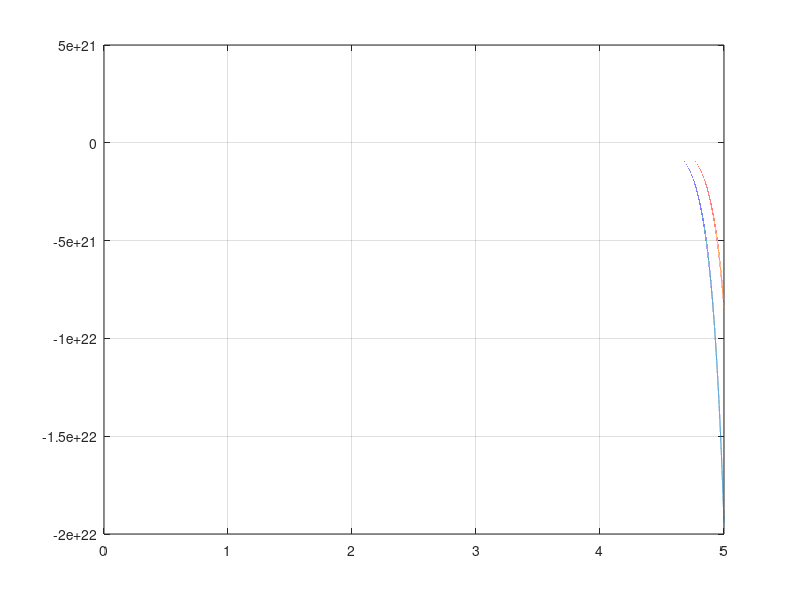

The MATLAB script that drew this image:
clc; clear all; close all;

m_1 = 2000; % kg
m_2 = 400; % kg
g = 9.81; % m/s^2
L_0 = 500/1000; % m
k = 100*10^3; % N/m
b = 1500; % Ns/m
h = 800/1000; % m
h_0 = 3100/1000; % m

x_1 = 500/1000; % m
x_2 = 1800/1000; % m

x_1Dot = 0; % m/s
x_2Dot = 0; % m/s

t = 0; % s
dt = 10^-5; % s
idx = 1; % Counter

simTime = 5; % s

while(t <= simTime)

    % Calculations
    Fk1 = k*(x_1-L_0);
    Fk3 = k*(h_0-x_2-h-L_0);
    Fk2 = k*(x_2-x_1-h-L_0);

    Fb1 = b*x_1Dot;
    Fb3 = -b*x_2Dot;
    Fb2 = b*(x_2Dot-x_1Dot);

    Gy1 = m_1*g;
    Gy2 = m_2*g;

    x_1DotDot = (Fk1 + Fb1 - Fk2 - Fb2 - Gy1)/m_1;
    x_2DotDot = (Fk3 + Fb3 - Fk2 - Fb2 - Gy2)/m_2;

    % Logging
    time_plot(idx) = t;
    x_1_plot(idx) = x_1;
    x_2_plot(idx) = x_2;
    % Time integration
    x_1Dot = x_1Dot + x_1DotDot * dt;
    x_2Dot = x_2Dot + x_2DotDot * dt;
    x_1 = x_1 + x_1Dot * dt;
    x_2 = x_2 + x_2Dot * dt;

    % Update variables
    t = t + dt;
    idx = idx + 1;
end

% subplot(2,1,1)
% plot(time_plot, x_1_plot)
% grid
% 
% subplot(2,1,2)
% plot(time_plot, x_2_plot)
% grid

figure
plot(time_plot, x_1_plot*1000)
hold on
plot(time_plot, x_2_plot*1000)
grid